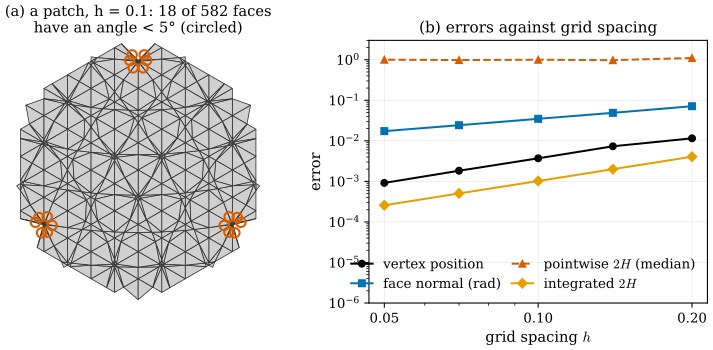

Write Python code to recreate this figure.
"""Figure 31.5.2: what a level-set mesh gets right and wrong (Section 31.5).

The unit sphere as the zero set of its exact SDF |x| - 1, sampled on a grid of spacing h (offset 0.0137 so that no
sample is exactly on the sphere) and extracted by marching tetrahedra (linear interpolation on grid edges).
(a) A patch of the h = 0.1 mesh seen from outside (orthographic, looking at the point (1, 1, 1)/sqrt 3). Faces with a
    corner angle below 5 degrees are vermillion and circled.
(b) Errors against h (log-log), h = 0.2, 0.14, 0.1, 0.07, 0.05:
    vertex position max | |x_i| - 1 |,  face normal error (mean angle to the exact normal, radians),
    pointwise mean curvature: median of |<(M^-1 L x)_i, N_i> - 2H| with 2H = -2 (mixed Voronoi M),
    integrated mean curvature: |sum_i A_i <(M^-1 L x)_i, N_i> / sum_i A_i - 2H|.
Self-check: position error ~ h^2, normal error ~ h, the pointwise curvature error stays near 1 (50% of |2H|),
the integrated one ~ h^2; about 5.7% of the faces have a corner angle below 5 degrees at every h.
Also writes an interactive version: the whole h = 0.1 sphere, faces with an angle below 5 degrees in vermillion.

Run from the project root: ``PYTHONPATH=tools python3 chapters/31-meshes/figures/fig-31-5-2-level-set-accuracy.py``
"""

import pathlib
import sys

sys.path.insert(0, str(pathlib.Path(__file__).resolve().parents[1] / "lib"))
import dgmesh as dm  # noqa: E402

import dgfig  # noqa: E402

dgfig.setup()

import matplotlib.pyplot as plt  # noqa: E402
import numpy as np  # noqa: E402
from matplotlib.collections import PolyCollection  # noqa: E402
from matplotlib.ticker import FixedLocator, NullFormatter, ScalarFormatter  # noqa: E402

C = dgfig.COLORS


def sphere_mesh(h):
    xs = np.arange(-1.3, 1.3 + 1e-9, h) + 0.0137
    G = np.stack(np.meshgrid(xs, xs, xs, indexing="ij"), -1)
    return dm.marching_tetrahedra(np.linalg.norm(G, axis=-1) - 1, xs, xs, xs)


hs = [0.2, 0.14, 0.1, 0.07, 0.05]
rows = []
for h in hs:
    V, F = sphere_mesh(h)
    assert dm.euler_characteristic(F) == 2 and dm.is_manifold(F)
    r = np.linalg.norm(V, axis=1)
    fn = dm.face_normals(V, F)
    cen = V[F].mean(1)
    cen /= np.linalg.norm(cen, axis=1, keepdims=True)
    nerr = np.arccos(np.clip((fn * cen).sum(1), -1, 1)).mean()
    m = dm.mass_voronoi(V, F)
    nc = ((dm.cotan_apply(V, F, V) / m[:, None]) * (V / r[:, None])).sum(1)
    sliver = (np.degrees(dm.corner_angles(V, F)).min(1) < 5).mean()
    rows.append((h, np.abs(r - 1).max(), nerr, np.median(np.abs(nc + 2)), abs((nc * m).sum() / m.sum() + 2), sliver))
    if h == 0.1:
        V10, F10 = V, F
R = np.array(rows)
rate = lambda col: np.polyfit(np.log(R[:, 0]), np.log(R[:, col]), 1)[0]  # noqa: E731
assert 1.8 < rate(1) < 2.2 and 0.85 < rate(2) < 1.15 and 1.8 < rate(4) < 2.2
assert (R[:, 3] > 0.9).all() and (R[:, 3] < 1.2).all()
assert (np.abs(R[:, 5] - 0.057) < 0.006).all()

fig, (ax, axb) = plt.subplots(1, 2, figsize=(7.6, 3.8), gridspec_kw=dict(width_ratios=[0.9, 1.1], wspace=0.3))
d = np.ones(3) / np.sqrt(3)
cam = dm.Ortho(elev=np.degrees(np.arcsin(d[2])), azim=45)
near = (V10[F10].mean(1) @ d) > 0.93
Fp = F10[near]
order = np.argsort(cam.depth(V10[Fp].mean(1)))
Fp = Fp[order]
sl = np.degrees(dm.corner_angles(V10, Fp)).min(1) < 5
cols = np.where(sl[:, None], dm.hex_to_rgb(C["normal"])[None, :], dm.hex_to_rgb(C["surface"])[None, :])
pc = PolyCollection(cam(V10[Fp]), facecolors=cols, edgecolors="#333333", linewidths=0.6)
ax.add_collection(pc)
cs = cam(V10[Fp[sl]].mean(1))
ax.plot(cs[:, 0], cs[:, 1], "o", ms=7, mfc="none", mec=C["normal"], mew=1.6, zorder=5)
P = cam(V10[np.unique(Fp)])
ax.set_xlim(P[:, 0].min() - 0.01, P[:, 0].max() + 0.01)
ax.set_ylim(P[:, 1].min() - 0.01, P[:, 1].max() + 0.01)
ax.set_aspect("equal")
ax.set_axis_off()
ax.set_title(f"(a) a patch, h = 0.1: {sl.sum()} of {len(sl)} faces\nhave an angle < 5° (circled)", fontsize=11)

styles = [(1, "vertex position", C["main"], "o-"), (2, "face normal (rad)", C["tangent"], "s-"),
          (3, r"pointwise $2H$ (median)", C["normal"], "^--"), (4, r"integrated $2H$", C["accent"], "D-")]
for col, lab, color, mk in styles:
    axb.loglog(R[:, 0], R[:, col], mk, color=color, ms=5, lw=1.5, label=lab)
axb.xaxis.set_major_locator(FixedLocator([0.05, 0.1, 0.2]))
axb.xaxis.set_major_formatter(ScalarFormatter())
axb.xaxis.set_minor_formatter(NullFormatter())
axb.set_xlabel(r"grid spacing $h$")
axb.set_ylabel("error")
axb.set_ylim(1e-6, 3)
axb.legend(fontsize=10, frameon=False, loc="lower right", ncol=2, columnspacing=0.8, handlelength=1.6)
axb.grid(True, which="major", lw=0.3, alpha=0.5)
axb.set_title("(b) errors against grid spacing", fontsize=11.5)

fig.subplots_adjust(left=0.01, right=0.98, top=0.86, bottom=0.14)
dgfig.save(fig, __file__)

# ---------------------------------------------------------------- interactive: the whole h = 0.1 sphere
slv = np.degrees(dm.corner_angles(V10, F10)).min(1) < 5
tr = dm.plotly_mesh(V10.astype(np.float32), F10.astype(np.int32), intensity=slv.astype(float),
                    colorscale=[[0, "#D0D0D0"], [1, C["normal"]]], cmin=0, cmax=1, name="faces",
                    hovertemplate="min angle < 5 deg: %{intensity}<extra></extra>")
tr.lighting.facenormalsepsilon = 0
tr.lighting.vertexnormalsepsilon = 0
tr.lightposition = dict(x=1e5, y=-1e5, z=1e5)
edges_ = np.array(dm.edges(F10))
seg = np.full((len(edges_), 3, 3), np.nan, dtype=np.float32)
seg[:, 0], seg[:, 1] = V10[edges_[:, 0]], V10[edges_[:, 1]]
seg = seg.reshape(-1, 3)
import plotly.graph_objects as go  # noqa: E402
et = go.Scatter3d(x=seg[:, 0], y=seg[:, 1], z=seg[:, 2], mode="lines", line=dict(color="#444444", width=1.0),
                  hoverinfo="skip", showlegend=False)
dm.plotly_save([tr, et], __file__, f"Marching tetrahedra of the unit sphere SDF, h = 0.1: {slv.sum()} of {len(slv)} faces "
               f"have an angle < 5 deg (vermillion)", "fig-31-5-2-interactive")
